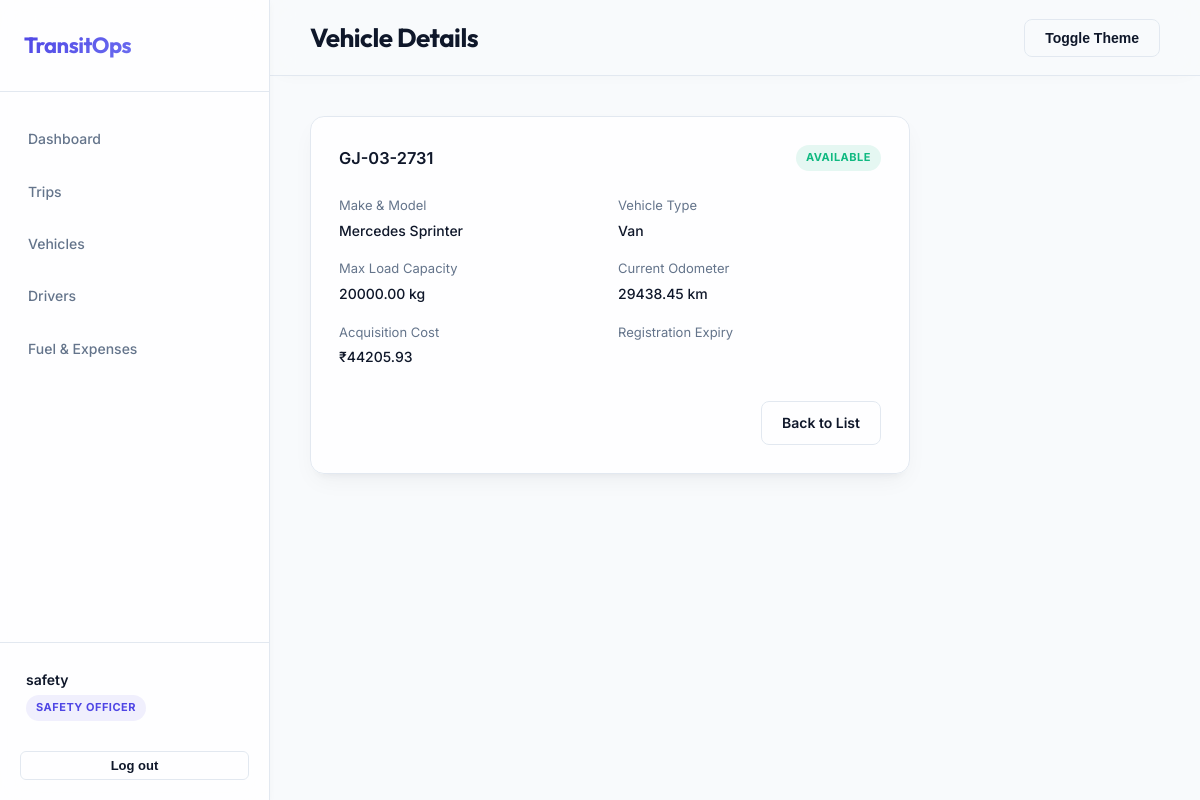
The page /vehicles/20/ (signed in) on the database its author committed.
### accounts/models.py (models this page shows, shortened)
class Profile(models.Model):
    ROLE_CHOICES = (
        ('Fleet Manager', 'Fleet Manager'),
        ('Driver', 'Driver'),
        ('Safety Officer', 'Safety Officer'),
        ('Financial Analyst', 'Financial Analyst'),
        ('Admin', 'Admin'),
    )
    user = models.OneToOneField(User, on_delete=models.CASCADE)
    role = models.CharField(max_length=50, choices=ROLE_CHOICES, default='Driver')
    phone_number = models.CharField(max_length=20, blank=True)
    region = models.CharField(max_length=100, blank=True)

### vehicles/models.py (models this page shows, shortened)
class Vehicle(models.Model):
    STATUS_CHOICES = (
        ('Available', 'Available'),
        ('On Trip', 'On Trip'),
        ('In Shop', 'In Shop'),
        ('Retired', 'Retired'),
    )
    registration_number = models.CharField(max_length=50, unique=True, db_index=True)
    name_model = models.CharField(max_length=100)
    vehicle_type = models.CharField(max_length=50)
    max_load_capacity = models.DecimalField(max_digits=10, decimal_places=2, help_text="in kg")
    odometer = models.DecimalField(max_digits=10, decimal_places=2, default=0.0, help_text="in km")
    acquisition_cost = models.DecimalField(max_digits=12, decimal_places=2)
    status = models.CharField(max_length=20, choices=STATUS_CHOICES, default='Available')
    region = models.CharField(max_length=100, blank=True)
    created_at = models.DateTimeField(auto_now_add=True)
    updated_at = models.DateTimeField(auto_now=True)
    class Meta:
        ordering = ['-created_at']

### vehicles/views.py (the view)
# urls.py: path('<int:vehicle_id>/', views.vehicle_detail, name='vehicle_detail'),
@role_required('Fleet Manager', 'Safety Officer', 'Admin')
def vehicle_detail(request, vehicle_id):
    vehicle = get_object_or_404(Vehicle, id=vehicle_id)
    return render(request, 'vehicles/detail.html', {'vehicle': vehicle})

### templates/vehicles/detail.html (shortened to what this page needs)
{% extends 'base.html' %}
{% block page_title %}Vehicle Details{% endblock %}
{% block content %}
<div class="card" style="max-width: 600px;">
    <div style="display: flex; justify-content: space-between; align-items: center; margin-bottom: 24px;">
        <h3 style="margin: 0; font-weight: 600; color: var(--text);">{{ vehicle.registration_number }}</h3>
        <span class="badge
            {% if vehicle.status == 'Available' %}badge-success
            {% elif vehicle.status == 'On Trip' %}badge-info
            {% elif vehicle.status == 'In Shop' %}badge-warning
            {% else %}badge-ghost{% endif %}">
            {{ vehicle.status }}
        </span>
    </div>
    <div class="grid grid-cols-2" style="gap: 16px; margin-bottom: 24px;">
        <div>
            <div style="font-size: 13px; color: var(--text-muted); margin-bottom: 4px;">Make & Model</div>
            <div style="font-weight: 500;">{{ vehicle.name_model }}</div>
        </div>
        <div>
            <div style="font-size: 13px; color: var(--text-muted); margin-bottom: 4px;">Vehicle Type</div>
            <div style="font-weight: 500;">{{ vehicle.vehicle_type }}</div>
        </div>
        <div>
            <div style="font-size: 13px; color: var(--text-muted); margin-bottom: 4px;">Max Load Capacity</div>
            <div style="font-weight: 500;">{{ vehicle.max_load_capacity }} kg</div>
        </div>
        <div>
            <div style="font-size: 13px; color: var(--text-muted); margin-bottom: 4px;">Current Odometer</div>
            <div style="font-weight: 500;">{{ vehicle.odometer }} km</div>
        </div>
        <div>
            <div style="font-size: 13px; color: var(--text-muted); margin-bottom: 4px;">Acquisition Cost</div>
            <div style="font-weight: 500;">₹{{ vehicle.acquisition_cost }}</div>
        </div>
        <div>
            <div style="font-size: 13px; color: var(--text-muted); margin-bottom: 4px;">Registration Expiry</div>
        </div>
    </div>
    <div style="margin-top: 32px; display: flex; gap: 12px; justify-content: flex-end;">
        <a href="{% url 'vehicles_list' %}" class="btn btn-ghost">Back to List</a>
    </div>
</div>
{% endblock %}

### templates/base.html (shortened to what this page needs)
<!DOCTYPE html>
<html lang="en" data-theme="light">
<head>
    {% load static %}
    <link rel="stylesheet" href="{% static 'css/base.css' %}">
</head>
<body>
    <div class="layout">
        {% if user.is_authenticated %}
        <aside class="sidebar">
            <div class="sidebar-header">
                <h2>TransitOps</h2>
            </div>
            <nav class="sidebar-nav">
                <a href="{% url 'dashboard' %}" class="nav-item">Dashboard</a>
                {% if user.profile.role in 'Fleet Manager,Admin,Driver,Safety Officer' %}
                <a href="{% url 'trips_list' %}" class="nav-item">Trips</a>
                {% endif %}
                {% if user.profile.role in 'Fleet Manager,Admin,Safety Officer' %}
                <a href="{% url 'vehicles_list' %}" class="nav-item">Vehicles</a>
                <a href="{% url 'drivers_list' %}" class="nav-item">Drivers</a>
                {% endif %}
                {% if user.profile.role in 'Fleet Manager,Admin,Financial Analyst,Safety Officer' %}
                <a href="{% url 'finance_list' %}" class="nav-item">Fuel & Expenses</a>
                {% endif %}
            </nav>
            <div class="sidebar-footer">
                <div class="user-info">
                    <div class="user-name">{{ user.get_full_name|default:user.username }}</div>
                    <div class="user-role badge badge-primary">{{ user.profile.role }}</div>
                </div>
                <form action="{% url 'logout' %}" method="post">
                    <button type="submit" class="btn btn-ghost btn-sm w-full mt-2">Log out</button>
                </form>
            </div>
        </aside>
        {% endif %}
        <main class="main-content">
            {% if user.is_authenticated %}
            <header class="topbar">
                <div class="page-title">
                    <h1>{% block page_title %}Overview{% endblock %}</h1>
                </div>
                <div class="topbar-actions">
                    <button id="theme-toggle" class="btn btn-ghost">Toggle Theme</button>
                </div>
            </header>
            {% endif %}
            <div class="content-container">
                {% block content %}{% endblock %}
            </div>
        </main>
    </div>
</body>
</html>

### static/css/base.css (style rules this page uses)
:root { --bg: #F8FAFC; --surface: #FFFFFF; --card-bg: rgba(255, 255, 255, 0.8); --text: #0F172A; --text-muted: #64748B; --border: #E2E8F0; --border-hover: #CBD5E1; --primary: #4F46E5; --primary-hover: #4338CA; --primary-glow: rgba(79, 70, 229, 0.15); --success: #10B981; --success-bg: rgba(16, 185, 129, 0.1); --warning: #F59E0B; --warning-bg: rgba(245, 158, 11, 0.1); --danger: #EF4444; --danger-bg: rgba(239, 68, 68, 0.1); --info: #3B82F6; --info-bg: rgba(59, 130, 246, 0.1); --sidebar-bg: rgba(255, 255, 255, 0.8); --topbar-bg: rgba(248, 250, 252, 0.8); --shadow-sm: 0 2px 8px -1px rgba(15, 23, 42, 0.04); --shadow-md: 0 10px 25px -5px rgba(15, 23, 42, 0.05), 0 8px 10px -6px rgba(15, 23, 42, 0.05); --shadow-lg: 0 20px 40px -10px rgba(15, 23, 42, 0.08); }
* { box-sizing: border-box; margin: 0; padding: 0; transition: background-color 0.3s ease, border-color 0.3s ease; }
body { font-family: 'Inter', sans-serif; background-color: var(--bg); color: var(--text); line-height: 1.6; font-size: 14px; -webkit-font-smoothing: antialiased; overflow-x: hidden; }
a { color: var(--primary); text-decoration: none; transition: color 0.2s ease; }
.layout { display: flex; min-height: 100vh; }
.sidebar { width: 270px; background-color: var(--sidebar-bg); backdrop-filter: blur(16px); -webkit-backdrop-filter: blur(16px); border-right: 1px solid var(--border); display: flex; flex-direction: column; position: fixed; height: 100vh; z-index: 100; box-shadow: var(--shadow-sm); }
.sidebar-header { padding: 28px 24px; border-bottom: 1px solid var(--border); }
.sidebar-header h2 { font-family: 'Outfit', sans-serif; font-size: 22px; font-weight: 700; color: var(--primary); letter-spacing: -0.5px; background: linear-gradient(135deg, var(--primary), #818CF8); -webkit-background-clip: text; -webkit-text-fill-color: transparent; }
.sidebar-nav { flex: 1; padding: 24px 12px; overflow-y: auto; }
.nav-item { display: flex; align-items: center; padding: 12px 16px; margin-bottom: 6px; color: var(--text-muted); font-weight: 500; border-radius: 8px; transition: all 0.25s cubic-bezier(0.4, 0, 0.2, 1); }
.sidebar-footer { padding: 20px; border-top: 1px solid var(--border); }
.user-info { margin-bottom: 14px; padding: 6px; }
.user-name { font-weight: 600; margin-bottom: 4px; color: var(--text); }
.main-content { flex: 1; margin-left: 270px; display: flex; flex-direction: column; min-height: 100vh; animation: fadeIn 0.4s ease-out; }
.topbar { height: 76px; background-color: var(--topbar-bg); backdrop-filter: blur(12px); -webkit-backdrop-filter: blur(12px); border-bottom: 1px solid var(--border); display: flex; align-items: center; justify-content: space-between; padding: 0 40px; position: sticky; top: 0; z-index: 90; box-shadow: 0 4px 20px -10px rgba(0,0,0,0.05); }
.page-title h1 { font-family: 'Outfit', sans-serif; font-size: 26px; font-weight: 700; letter-spacing: -0.5px; }
.content-container { padding: 40px; flex: 1; }
.card { background-color: var(--card-bg); backdrop-filter: blur(8px); -webkit-backdrop-filter: blur(8px); border: 1px solid var(--border); border-radius: 14px; box-shadow: var(--shadow-md); padding: 28px; margin-bottom: 30px; transition: transform 0.3s cubic-bezier(0.4, 0, 0.2, 1), box-shadow 0.3s ease; }
.btn { display: inline-flex; align-items: center; justify-content: center; padding: 10px 20px; font-size: 14px; font-weight: 600; border-radius: 8px; border: 1px solid transparent; cursor: pointer; gap: 8px; transition: all 0.2s cubic-bezier(0.4, 0, 0.2, 1); }
.btn-ghost { background-color: transparent; color: var(--text); border-color: var(--border); }
.btn-sm { padding: 6px 14px; font-size: 13px; border-radius: 6px; }
.w-full { width: 100%; }
.mt-2 { margin-top: 10px; }
.badge { display: inline-block; padding: 4px 10px; font-size: 11px; font-weight: 700; border-radius: 9999px; text-transform: uppercase; letter-spacing: 0.5px; }
.badge-primary { background-color: rgba(79, 70, 229, 0.08); color: var(--primary); }
.badge-success { background-color: var(--success-bg); color: var(--success); }
.grid { display: grid; gap: 28px; }
.grid-cols-2 { grid-template-columns: repeat(2, 1fr); }

### rows shown on the page
Vehicle: registration_number "GJ-03-2731", status "AVAILABLE", name_model "Mercedes Sprinter", vehicle_type "Van", max_load_capacity "20000.00", odometer "29438.45", acquisition_cost "44205.93"

### other values the page prints
{{ user.get_full_name|default:user.username }} "safety"
{{ user.profile.role }} "SAFETY OFFICER"
